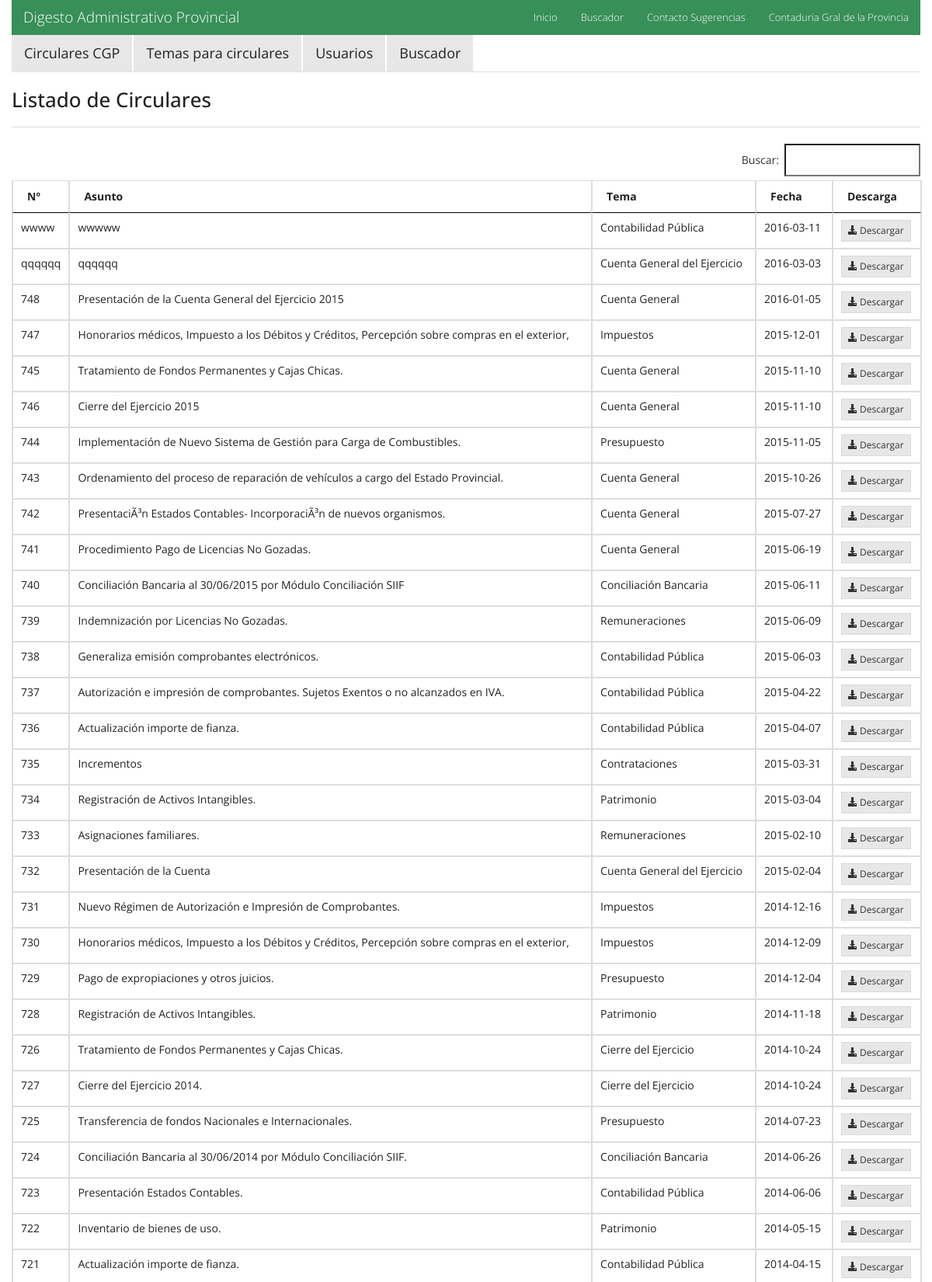
Page /buscador/index.php (upper part) on the committed database.
### tables this page shows
CREATE TABLE `circular` (
  `id` int(4) NOT NULL AUTO_INCREMENT,
  `numero` varchar(20) DEFAULT NULL,
  `asunto` varchar(100) DEFAULT NULL,
  `temacircular_id` int(4) DEFAULT NULL,
  `fecha` date DEFAULT NULL,
  `estado` varchar(35) DEFAULT NULL COMMENT 'vigente , no vigente',
  `archivo` varchar(50) DEFAULT NULL,
  PRIMARY KEY (`id`)
);

CREATE TABLE `temacircular` (
  `id` int(4) NOT NULL AUTO_INCREMENT,
  `nombre` varchar(100) DEFAULT NULL,
  PRIMARY KEY (`id`)
);

### bd/conexion.php (called while the page is built, shortened)
<?php
class Conexion{
	private static $objCon = null;
	public static function obtenerInstancia(){
		if(self::$objCon == null){
			self::$objCon = mysqli_connect("localhost","root","haciendaroot","dap2015");
		}
		return self::$objCon;
	}
}
?>

### circular/circular.php (called while the page is built, shortened)
<?php
include("../bd/conexion.php");
class Circular{
	static function lista()
	{
		$data = array();
		$consulta = "SELECT
circular.`archivo`,circular.`asunto`,circular.`estado`,circular.`fecha`,circular.`id`,circular.`numero`,temacircular.`nombre`AS temacircular
FROM
    `circular`
    INNER JOIN `temacircular`
        ON (`circular`.`temacircular_id` = `temacircular`.`id`) order by circular.`fecha` desc ;";
		$rs = mysqli_query(conexion::obtenerInstancia(), $consulta);
		if(mysqli_num_rows($rs) >0)
		{
			while($fila = mysqli_fetch_assoc($rs))
			{
				$data[] = $fila;
			}
		}
		return $data;
	}
}
?>

### buscador/index.php (the view, shortened to what this page needs)
<?php
include("../circular/circular.php");
include '../menu.php';
?>
<h3>Listado de Circulares</h3>
<hr>
<div id="div_dinamico">
    <table class="table table-bordered" id="listado">
	<thead>
		<th>Nº</th>
		<th>Asunto</th>
		<th>Tema</th>
		<th>Fecha</th>
		<th>Descarga</th>
	</thead>
	<tbody>
		 <?php
		 	$vehiculos = Circular::lista();
		 	foreach($vehiculos as $veh)
            {
		 		?>
		 		<tr>
		 			<td><? echo $veh['numero'];?></td>
                    <td><? echo $veh['asunto']; ?></td>
		 			<td><? echo $veh['temacircular'];?></td>
		 			<td><? echo $veh['fecha']; ?></td>
	 			    <td>
<button type="button" class="btn btn-default btn-xs" onclick="descargar('<? echo $veh['id'];?>')"><span class="glyphicon glyphicon-download-alt" ></span>  Descargar</button>
                  </td>
				</tr>
      <?
		 	}
		?>
	</tbody>
</table>
<link rel="stylesheet" type="text/css" href="../js/DataTables-1.10.8/media/css/jquery.dataTables.css">

### rows in the picture
circular: numero "wwww", asunto "wwwww", temacircular.nombre "Contabilidad Pública", fecha "2016-03-11"
circular: numero "qqqqqq", asunto "qqqqqq", temacircular.nombre "Cuenta General del Ejercicio", fecha "2016-03-03"
circular: numero "748", asunto "Presentación de la Cuenta General del Ejercicio 2015", temacircular.nombre "Cuenta General", fecha "2016-01-05"
circular: numero "747", asunto "Honorarios médicos, Impuesto a los Débitos y Créditos, Percepción sobre compras en el exterior,", temacircular.nombre "Impuestos", fecha "2015-12-01"
circular: numero "745", asunto "Tratamiento de Fondos Permanentes y Cajas Chicas.", temacircular.nombre "Cuenta General", fecha "2015-11-10"
circular: numero "746", asunto "Cierre del Ejercicio 2015", temacircular.nombre "Cuenta General", fecha "2015-11-10"
circular: numero "744", asunto "Implementación de Nuevo Sistema de Gestión para Carga de Combustibles.", temacircular.nombre "Presupuesto", fecha "2015-11-05"
circular: numero "743", asunto "Ordenamiento del proceso de reparación de vehí­culos a cargo del Estado Provincial.", temacircular.nombre "Cuenta General", fecha "2015-10-26"
circular: numero "742", asunto "PresentaciÃ³n Estados Contables- IncorporaciÃ³n de nuevos organismos.", temacircular.nombre "Cuenta General", fecha "2015-07-27"
circular: numero "741", asunto "Procedimiento Pago de Licencias No Gozadas.", temacircular.nombre "Cuenta General", fecha "2015-06-19"
circular: numero "740", asunto "Conciliación Bancaria al 30/06/2015 por Módulo Conciliación SIIF", temacircular.nombre "Conciliación Bancaria", fecha "2015-06-11"
circular: numero "739", asunto "Indemnización por Licencias No Gozadas.", temacircular.nombre "Remuneraciones", fecha "2015-06-09"
circular: numero "738", asunto "Generaliza emisión comprobantes electrónicos.", temacircular.nombre "Contabilidad Pública", fecha "2015-06-03"
circular: numero "737", asunto "Autorización e impresión de comprobantes. Sujetos Exentos o no alcanzados en IVA.", temacircular.nombre "Contabilidad Pública", fecha "2015-04-22"
circular: numero "736", asunto "Actualización importe de fianza.", temacircular.nombre "Contabilidad Pública", fecha "2015-04-07"
circular: numero "735", asunto "Incrementos", temacircular.nombre "Contrataciones", fecha "2015-03-31"
circular: numero "734", asunto "Registración de Activos Intangibles.", temacircular.nombre "Patrimonio", fecha "2015-03-04"
circular: numero "733", asunto "Asignaciones familiares.", temacircular.nombre "Remuneraciones", fecha "2015-02-10"
circular: numero "732", asunto "Presentación de la Cuenta", temacircular.nombre "Cuenta General del Ejercicio", fecha "2015-02-04"
circular: numero "731", asunto "Nuevo Régimen de Autorización e Impresión de Comprobantes.", temacircular.nombre "Impuestos", fecha "2014-12-16"
circular: numero "730", asunto "Honorarios médicos, Impuesto a los Débitos y Créditos, Percepción sobre compras en el exterior,", temacircular.nombre "Impuestos", fecha "2014-12-09"
circular: numero "729", asunto "Pago de expropiaciones y otros juicios.", temacircular.nombre "Presupuesto", fecha "2014-12-04"
circular: numero "728", asunto "Registración de Activos Intangibles.", temacircular.nombre "Patrimonio", fecha "2014-11-18"
circular: numero "726", asunto "Tratamiento de Fondos Permanentes y Cajas Chicas.", temacircular.nombre "Cierre del Ejercicio", fecha "2014-10-24"
circular: numero "727", asunto "Cierre del Ejercicio 2014.", temacircular.nombre "Cierre del Ejercicio", fecha "2014-10-24"
circular: numero "725", asunto "Transferencia de fondos Nacionales e Internacionales.", temacircular.nombre "Presupuesto", fecha "2014-07-23"
circular: numero "724", asunto "Conciliación Bancaria al 30/06/2014 por Módulo Conciliación SIIF.", temacircular.nombre "Conciliación Bancaria", fecha "2014-06-26"
circular: numero "723", asunto "Presentación Estados Contables.", temacircular.nombre "Contabilidad Pública", fecha "2014-06-06"
circular: numero "722", asunto "Inventario de bienes de uso.", temacircular.nombre "Patrimonio", fecha "2014-05-15"
circular: numero "721", asunto "Actualización importe de fianza.", temacircular.nombre "Contabilidad Pública", fecha "2014-04-15"
